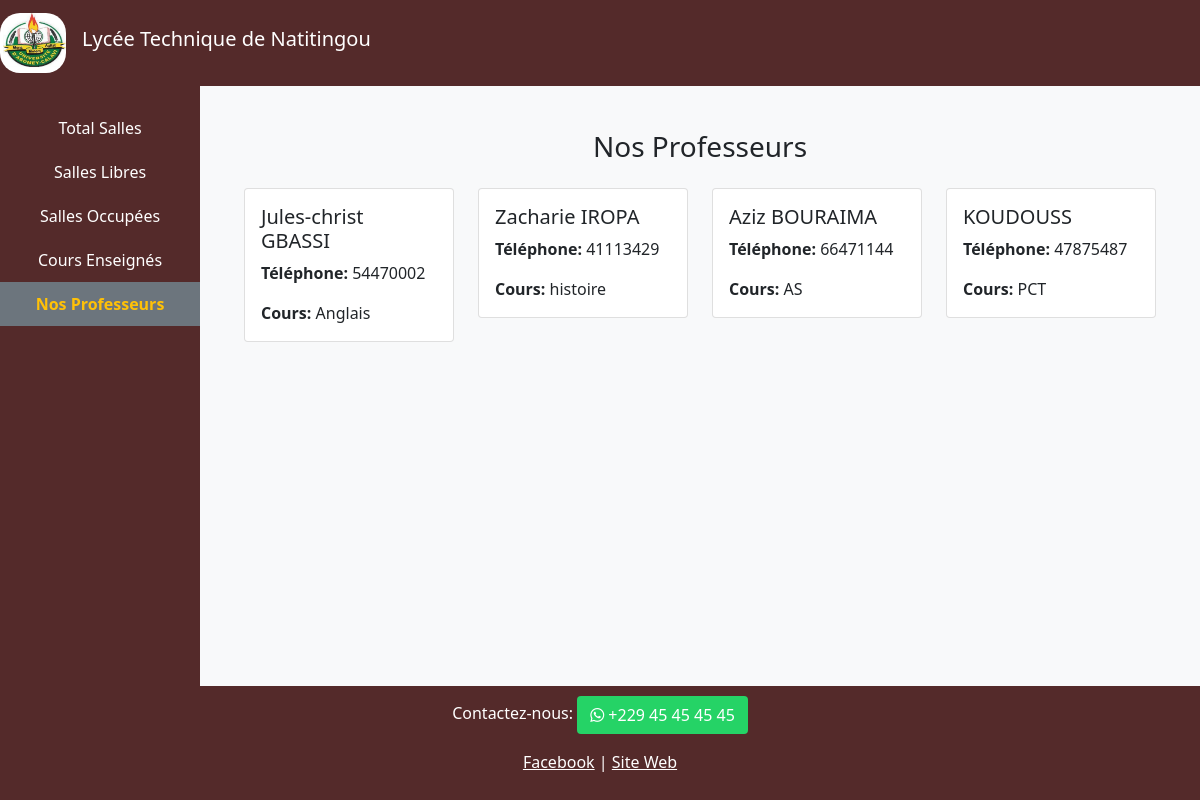
The page /professeur on the database as committed earlier.
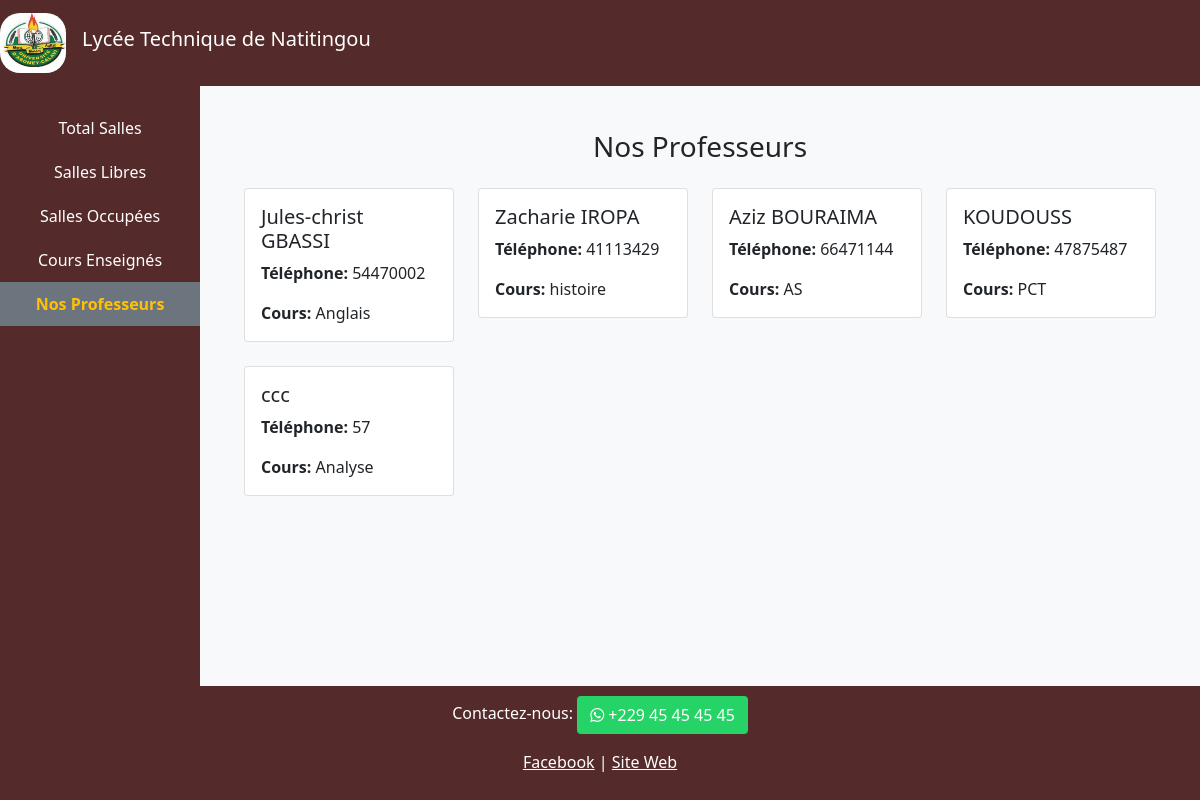
The same page on the database as committed later.
### professeur/models.py (models this page shows, shortened)
class Professeur(models.Model):
    pseudo = models.CharField(max_length=20)
    telephone = models.IntegerField()
    cours = models.ForeignKey(Cours, null=True, on_delete=models.SET_NULL)

### cours/models.py (models this page shows)
class Cours(models.Model):
    JOURS = (
        ('Lundi', 'Lundi'),
        ('Mardi', 'Mardi'),
        ('Mercredi', 'Mercredi'),
        ('Jeudi', 'Jeudi'),
        ('Vendredi', 'Vendredi'),
         ('Samedi', 'Samedi')
        )
    HEURES = (
        ('07h-10h', '07h-10h'),
        ('10h-12h', '10h-12h'),
        ('15h-17h', '15h-17h'),
        ('17h-19h', '17h-18h')
    )
    libelle = models.CharField(max_length=10)
    jour = models.CharField(max_length=400, null=True, choices=JOURS)
    heure = models.CharField(max_length=400, null=True, choices=HEURES)
    salle = models.ForeignKey(Salle, null=True, on_delete=models.SET_NULL)
    def __str__(self):
        return self.libelle

### professeur/views.py (the view)
# urls.py: path('professeur', include('professeur.urls')),
def professeur(request):
    professeurs = Professeur.objects.all()
    return render(request, 'professeur/professeur.html', {'professeurs': professeurs})

### templates/professeur/professeur.html
{% extends 'main.html' %}
{% block content %}
 <div class="sidebar d-none d-lg-block">
    <a href="{% url 'index'%}">Total Salles</a>
    <a href="{% url 'salles_libres'%}">Salles Libres</a>
    <a href="{% url 'salles_occupees'%}">Salles Occupées</a>
    <a href="{% url 'cours'%}">Cours Enseignés</a>
    <a href="{% url 'professeur'%}" class="bg-secondary text-warning"><strong>Nos Professeurs</strong></a>
 </div>
<div class="main-content">
    <div class="container mt-4">
        <h3 class="mb-4" style="text-align: center;">Nos Professeurs</h3>
        <div class="row">
            {% for professeur in professeurs %}
            <div class="col-md-3 mb-4">
                <div class="card case">
                    <div class="card-body">
                        <h5 class="card-title">{{ professeur.pseudo }}</h5>
                        <p class="card-text"><strong>Téléphone:</strong> {{ professeur.telephone }}</p>
                        <p class="card-text"><strong>Cours:</strong> {{ professeur.cours }}</p>
                    </div>
                </div>
            </div>
            {% endfor %}
        </div>
    </div>
</div>
{% endblock content %}

Rows that differ between the two databases and show on the page:
added Professeur: pseudo "ccc", telephone "57", cours "Analyse"
